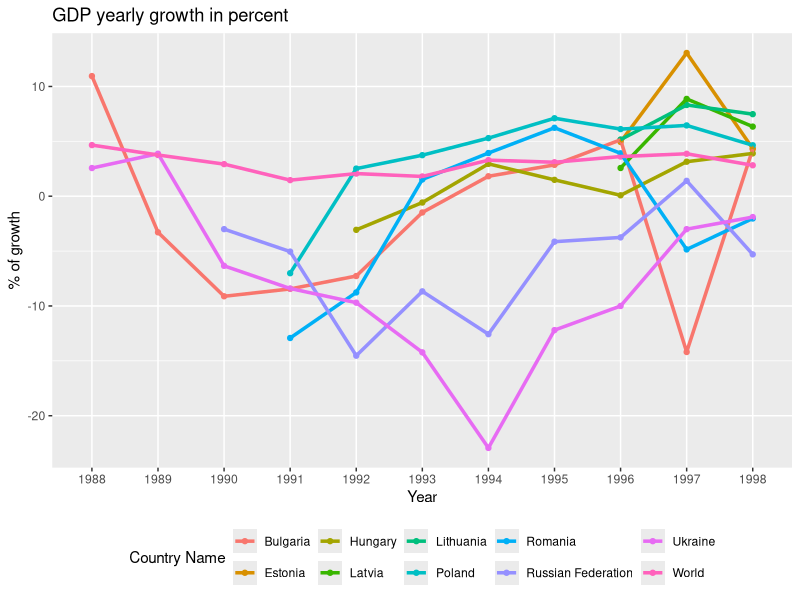
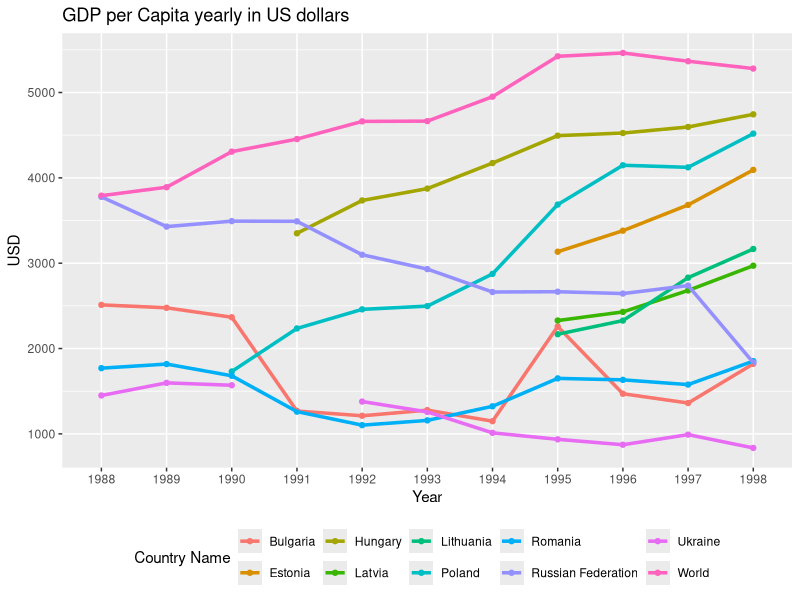
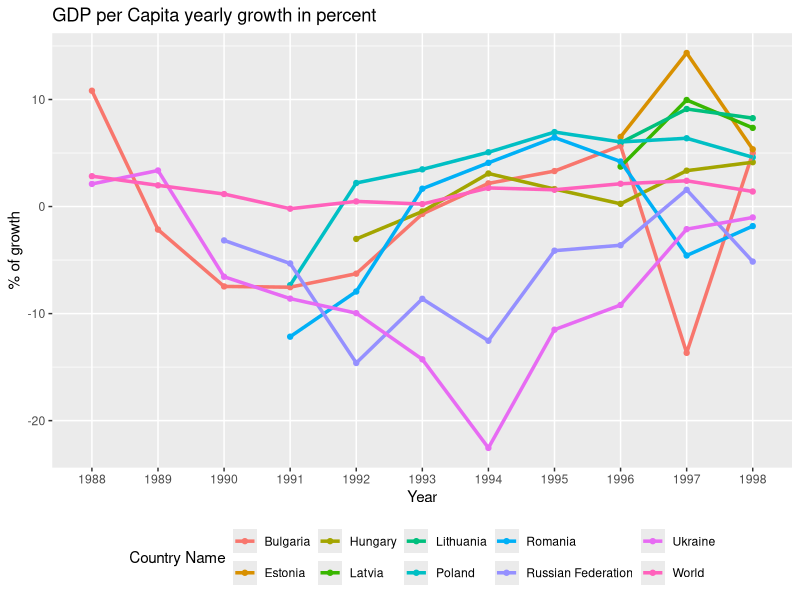
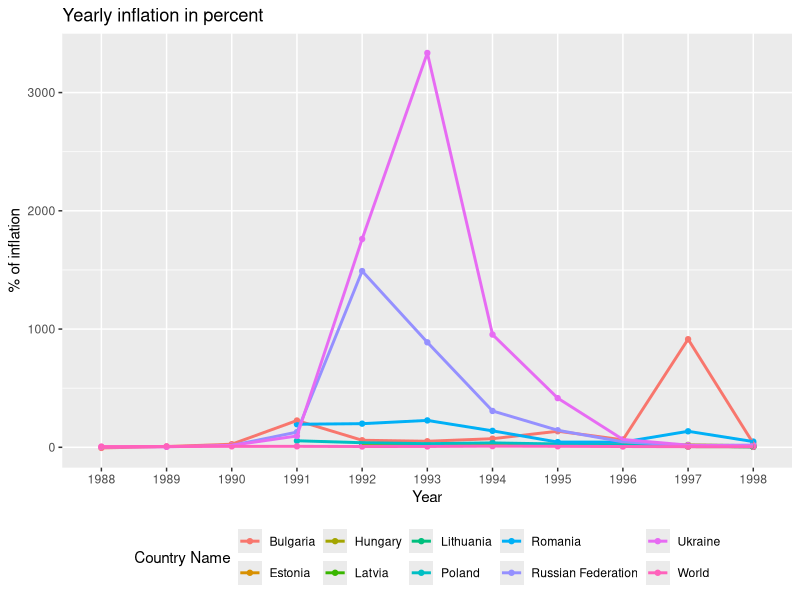
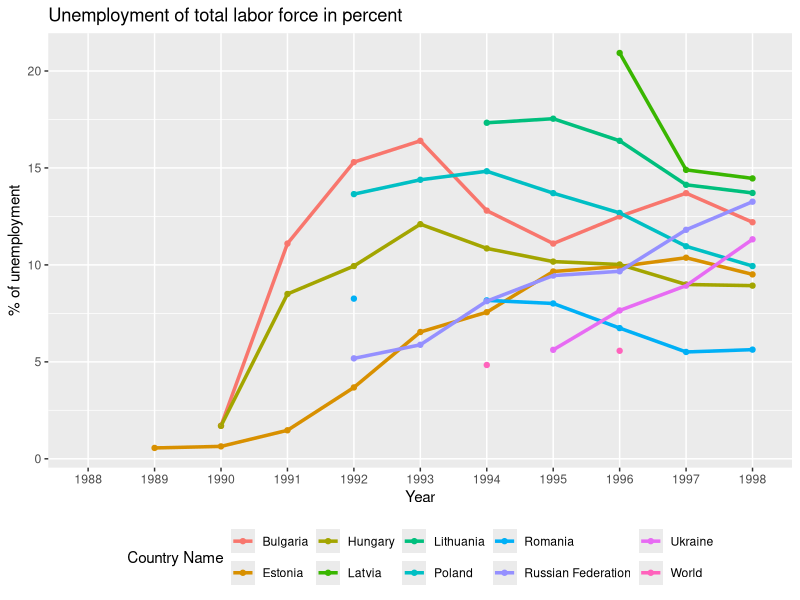
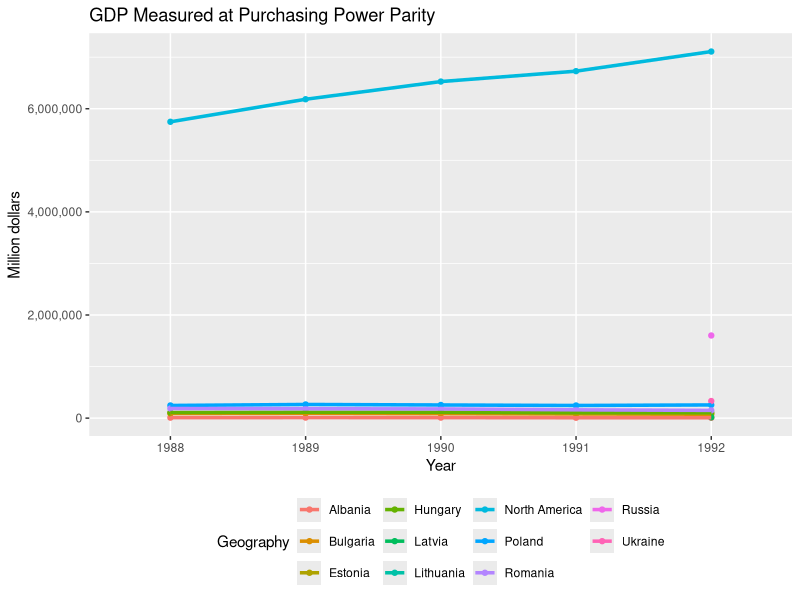
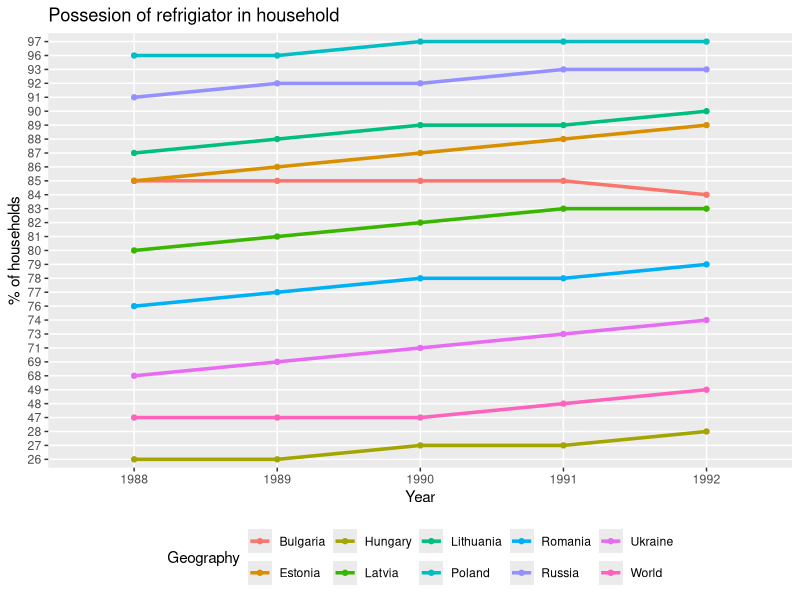
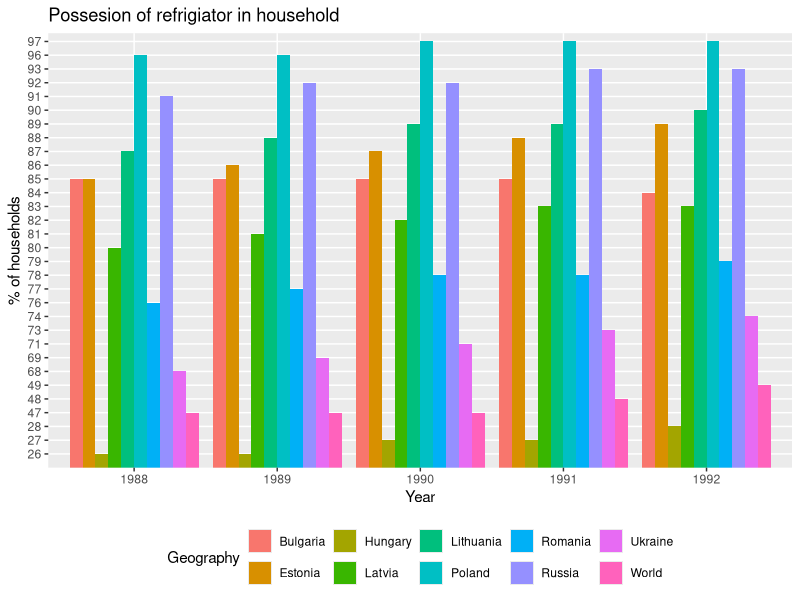

Reproduce these figures in R, in order.
## ---- chunk 1
knitr::opts_chunk$set(echo = TRUE)
## ---- chunk 2
library(tidyverse)
## ---- chunk 3
# Read csv's , using the read_csv2 because data is delimited by semi colon 
gdpYearlyGrowthPercent <- read_csv2("Data/Dataset-aarlig-stigning-i-BNP.csv")
gdpPerCapitaYearlyUSD <- read_csv2("Data/Dataset-BNP-pr-indbygger-i-USD.csv")
gdpPerCapitaYearlyPercent <- read_csv2("Data/Dataset-BNP-pr-indbygger-stigning-pr-aar-filtereret.csv")
gdpYearlyInflationPercent <- read_csv2("Data/Dataset-inflation-BNP-implicit.csv")
spendings <- read_csv2("Data/Dataset-from-Euromonitor-FORBRUG.csv")
gdpBreakDown <- read_csv2("Data/Dataset-from-Euromonitor-BNP-GDP.csv")
unemployment <- read_csv2("Data/Unemployment.csv")
## ---- chunk 4
# Country codes to filter data sets by
countriesCodes <- c("BGR", "HUN", "ROU", "POL", "RUS", "UKR", "EST", "LVA", "LTU", "WLD")
## ---- chunk 5
drawGpdGraph <- function(dataset, title, yLabel, lineSize){
  data_long <- dataset  %>% 
  filter(`Country Code` %in% countriesCodes) %>%
  gather(Year, value, "1988":"1998")
          
  ggplot(data_long, aes(x = Year, y = value, color = `Country Name`, group = `Country Name`)) +
    geom_point() +
    geom_line(size = lineSize) +
    labs(y = yLabel,
         title = title) +
    theme(legend.position="bottom")
}
## ---- chunk 6
drawPossesionGraph <- function(dataset, category, title, layout){
  data_long <- dataset %>% 
  filter(Category == category) %>%
  gather(Year, value, "1988":"1992")

  # Check the layout parameter and determine what to kind of diagram to draw
  if(layout == "line"){
      plot <- ggplot(data_long, aes(x = Year, y = value, color = Geography, group = Geography)) +
        geom_point() +
        geom_line(size = 1.2)
  } else if(layout == "bar"){
      plot <- ggplot(data_long, aes(x = Year, y = value, fill = Geography, group = Geography)) +
        geom_bar(stat='identity', position='dodge')
  }
  
  # Shared settings
  plot +
  labs(y = "% of households",
    title = title) +
  theme(legend.position="bottom")
}
## ---- chunk 7
drawPurchasingPowerGraph <- function(){
  data_long <- gdpBreakDown %>% 
  filter(Category == "GDP Measured at Purchasing Power Parity" & Geography != "Eastern Europe") %>%
  gather(Year, value, "1988":"1992")

  ggplot(data_long, aes(x = Year, y = value, color = Geography, group = Geography)) +
    geom_point() +
    geom_line(size = 1.2) +
    scale_y_continuous(labels=function(n){format(n, scientific = FALSE, big.mark=",")}) +
    labs(y = "Million dollars",
         title = "GDP Measured at Purchasing Power Parity") +
    theme(legend.position="bottom")
}
## ---- chunk 8
drawGpdGraph(gdpYearlyGrowthPercent, "GDP yearly growth in percent", "% of growth", 1.2)
## ---- chunk 9
drawGpdGraph(gdpPerCapitaYearlyUSD, "GDP per Capita yearly in US dollars", "USD", 1.2)
## ---- chunk 10
drawGpdGraph(gdpPerCapitaYearlyPercent, "GDP per Capita yearly growth in percent", "% of growth", 1.2)
## ---- chunk 11
drawGpdGraph(gdpYearlyInflationPercent, "Yearly inflation in percent", "% of inflation", 1)
## ---- chunk 12
drawGpdGraph(unemployment, "Unemployment of total labor force in percent", "% of unemployment", 1.2)
## ---- chunk 13
drawPurchasingPowerGraph()
## ---- chunk 14
drawPossesionGraph(spendings, "Possession of Refrigerator", "Possesion of refrigiator in household", "line")
## ---- chunk 15
drawPossesionGraph(spendings, "Possession of Refrigerator", "Possesion of refrigiator in household", "bar")
## ---- chunk 16
drawPossesionGraph(spendings, "Possession of Telephone", "Possesion of telephone in household", "line")
## ---- chunk 17
drawPossesionGraph(spendings, "Possession of Washing Machine", "Possesion of washing machine in household", "line")
